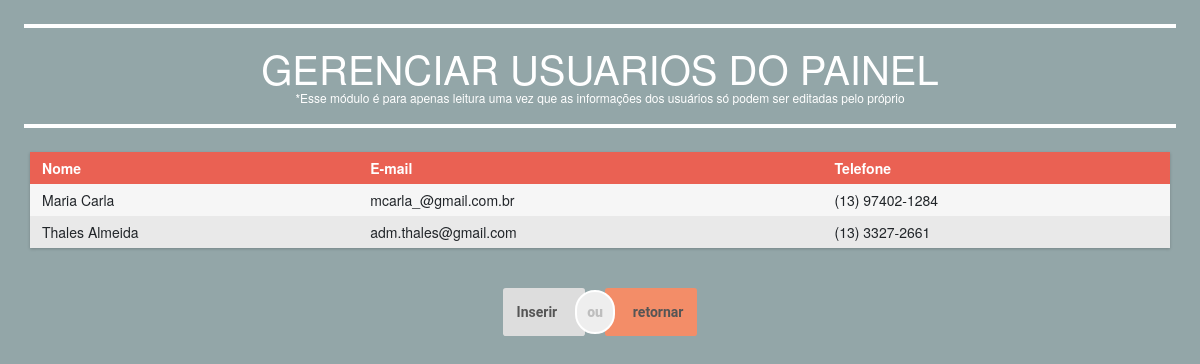
The page /Front/visualiza-cliente.php (signed in) on the database its author committed.
### tables this page shows
CREATE TABLE `cliente` (
  `id_cliente` int(11) NOT NULL,
  `nm_cliente` varchar(100) NOT NULL,
  `nm_email_cliente` varchar(100) NOT NULL,
  `cd_telefone_cliente` varchar(20) NOT NULL
);

### Back/chamadas.php (called while the page is built, shortened)
<?php
Class Chamadas{
    function verificaClientes(){
        require_once('classes.php');
        $lanchonete = new Lanchonete();
        $clientes = $lanchonete->verListaCliente();
        return $clientes;
    }
}
?>

### Back/conexao.php (called while the page is built, shortened)
<?php
class Conexao{
    public $servername = "127.0.0.1";
    public $username = "root";
    public $password = "";
    public $dbname = "id10939434_lancheonnet";
    function connectToDatabase(){
        $conn = new mysqli($this->servername, $this->username, $this->password, $this->dbname);
        mysqli_set_charset($conn, 'utf8');
        return $conn;
    }
    function selectAllCliente(){
        $sql = "SELECT * FROM CLIENTE";
        $conn = $this->connectToDatabase();
        if($stmt = $conn->prepare($sql)){
            if($stmt->execute()){
            } else{
            }
        } else{
        }
        $result = $stmt->get_result();
        if($result->num_rows){
            $clientes = array();
            while($row = $result->fetch_assoc()){
                $clientes[$row['id_cliente']]['id'] = $row['id_cliente'];
                $clientes[$row['id_cliente']]['nome'] = $row['nm_cliente'];
                $clientes[$row['id_cliente']]['email'] = $row['nm_email_cliente'];
                $clientes[$row['id_cliente']]['telefone'] = $row['cd_telefone_cliente'];
            }
            return $clientes;
        }
    }
}
?>

### Back/classes.php (called while the page is built, shortened)
<?php
require_once('conexao.php');
class Lanchonete{
    function verListaCliente(){
        $conexao = new Conexao();
        $clientes = $conexao->selectAllCliente();
        return $clientes;
    }
}
?>

### Front/visualiza-cliente.php (the view, shortened to what this page needs)
<?php session_start();
include('header-adm.php');
include('./../Back/chamadas.php');
$base = new Chamadas();
$clientes = $base->verificaClientes();
?>
<section style="margin: 2%;">
	<hr style="border:white 2px solid;">
		<h1 style="text-align: center; color: white;"> GERENCIAR USUARIOS DO PAINEL </h1>
		<p id="info-detalhes">*Esse módulo é para apenas leitura uma vez que as informações dos usuários só podem ser editadas pelo próprio</p>
	<hr style="border:white 2px solid;">
</section>
<section>
	<div class="container">
		<div class="row">
			<div class="table tableUsuario">
			    <div class="row header">
			      <div class="cell">
			        Nome
			      </div>
			      <div class="cell">
			        E-mail
			      </div>
			      <div class="cell">
			        Telefone
			      </div>
			    </div>
			<?php foreach ($clientes as $cliente) { ?>
				<div class="row">
			      <div class="cell" >
			        <span ><?php echo $cliente['nome']; ?></span>
			      </div>
			      <div class="cell" >
			        <span><?php echo $cliente['email']; ?></span>
			      </div>
			      <div class="cell" >
			        <span><?php echo $cliente['telefone']; ?></span>
			      </div>
			    </div>
			<?php } ?>
			</div>
			<div style="margin: 0 auto;">
					<button class="yes-button blur-hover btn-acao inserir" disabled data-item="prato">Inserir</button>
					<button class="or-button rectangalize-hover btn-acao">ou</button>
					<button class="no-button blur-hover btn-acao retornar"> retornar</button>
			</div>
		</div>
	</div>
</section>

### Front/style.css (style rules this page uses)
body, html { height: 100%; margin: 0; }
* { box-sizing: border-box; }
body { font-family: "Helvetica Neue", Helvetica, Arial; font-size: 14px; line-height: 20px; font-weight: 400; color: #3b3b3b; -webkit-font-smoothing: antialiased; font-smoothing: antialiased; background: #2b2b2b; }
.table { margin: 0 0 40px 0; width: 100%; box-shadow: 0 1px 3px rgba(0, 0, 0, 0.2); display: table; }
.table .row { display: table-row; background: #f6f6f6; }
.table .row:nth-of-type(odd) { background: #e9e9e9; }
.row.header { font-weight: 900; color: #ffffff; background: #ea6153!important; }
.cell { padding: 6px 12px; display: table-cell; }
.btn-acao { padding: 1em; border-radius: .2em; outline: none; background-color: #EEE; border: none; color: #555; font-weight: 700; font-family: 'Roboto', sans-serif; cursor: pointer; transition: .2s; box-shadow: 0em 0em 3em rgba(0,0,0,0); }
.yes-button { background-color: rgb(202, 242, 150); text-align: left; padding-right: 2em; z-index: 1; position: relative; }
.yes-button:disabled, .no-button:disabled { background-color: #ddd; cursor: no-drop; }
.or-button { background: #eee; text-align: center; padding: 10px; border-radius: 33px; border: .2em solid #fff; margin: -1em; cursor: default; font-weight: 800; color: rgba(0,0,0,0.2); z-index: 2; position: relative; }
.no-button { background-color: rgb(243, 141, 104); text-align: right; padding-left: 2em; z-index: 1; position: relative; }
#info-detalhes { text-align: center; color: white; font-size: 12px; margin-top: -1%; }

### Front/visualiza-cliente.php (style rules this page uses)
body { background-color: #93a6a8; }

### rows shown on the page
cliente: nm_cliente "Maria Carla", nm_email_cliente "mcarla_@gmail.com.br", cd_telefone_cliente "(13) 97402-1284"
cliente: nm_cliente "Thales Almeida", nm_email_cliente "adm.thales@gmail.com", cd_telefone_cliente "(13) 3327-2661"
